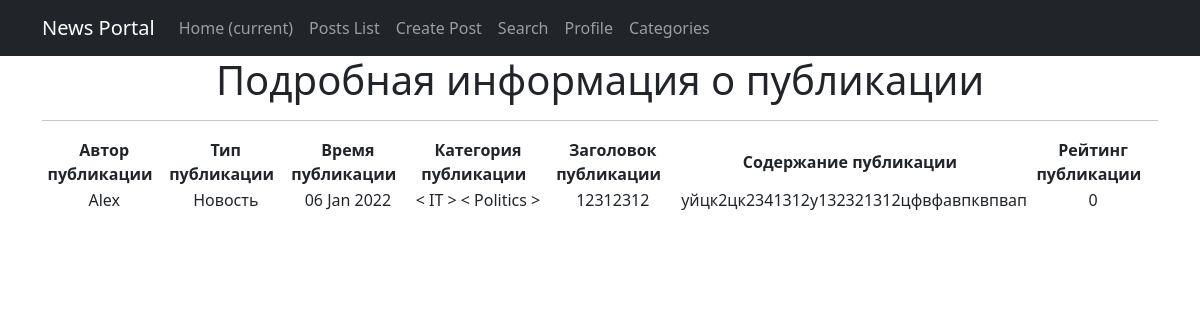
/posts/13/, run on the app's committed database.
### news/models.py (models this page shows, shortened)
class Post(models.Model):
    article = 'AR'
    news = 'NW'
    kind = [
        (article, 'Статья'),
        (news, 'Новость')
    ]
    author = models.ForeignKey(Author, on_delete=models.CASCADE)
    view = models.CharField(max_length=2, choices=kind, default=article)
    time_of_creation = models.DateTimeField(auto_now_add=True)
    post_category = models.ManyToManyField(Category, through='PostCategory')
    title = models.CharField(max_length=128)
    text = models.TextField()
    post_rating = models.IntegerField(default=0)
    class Meta:
        verbose_name = 'Публикация'
        verbose_name_plural = 'Публикации'

class Author(models.Model):
    author_user = models.OneToOneField(User, on_delete=models.CASCADE)
    author_rating = models.IntegerField(default=0)
    class Meta:
        verbose_name = 'Автор'
        verbose_name_plural = 'Авторы'
    def __str__(self):
        return f'{self.author_user}'

class Category(models.Model):
    name = models.CharField(max_length=64, unique=True)
    class Meta:
        verbose_name = 'Категория'
        verbose_name_plural = 'Категории'
    def __str__(self):
        return f'{self.name}'

### news/views.py (the view)
# urls.py: path('<int:pk>/', PostDetailView.as_view(), name='post_detail'),
class PostDetailView(DetailView):
    template_name = 'news/post_detail.html'
    queryset = Post.objects.all()

### news/templatetags/custom_filters.py (called while the page is built)
@register.filter(name='censor')
def censor(value):
    censor_list = ['мат']
    text = value.split()
    for word in text:
        if word.lower() in censor_list:
            value = value.replace(word, '[CENSORED]')
    return value

### templates/news/post_detail.html (shortened to what this page needs)
{% extends 'default.html' %}
{% load custom_filters %}
{% block content %}
<h1>Подробная информация о публикации</h1>
  <hr>
<table>
    <thead>
        <th>
            <b>Автор публикации &nbsp </b>
        </th>
        <th>
            <b>Тип публикации &nbsp </b>
        </th>
        <th>
            <b>Время публикации &nbsp </b>
        </th>
        <th>
            <b>Категория публикации &nbsp </b>
        </th>
        <th>
            <b>Заголовок публикации &nbsp </b>
        </th>
        <th>
            <b>Содержание публикации &nbsp </b>
        </th>
        <th>
            <b>Рейтинг публикации &nbsp </b>
        </th>
    </thead>
    <tr>
        <td>
            {{ post.author }}
        </td>
        <td>
            {{ post.get_view_display}}
        </td>
        <td>
            {{ post.time_of_creation|date:'d M Y' }}
        </td>
        <td>
            {% for category in post.post_category.all %}
            < {{ category }} >
            {% endfor %}
        </td>
        <td>
            {{ post.title }}
        </td>
        <td>
            {{ post.text|truncatechars:50|censor  }}
        </td>
        <td>
            {{ post.post_rating }}
        </td>
    </tr>
</table>
<br>
{% endblock content %}

### data on the page
Post: author "Alex", view "Новость", time_of_creation "06 Jan 2022", title "12312312", text|censor "уйцк2цк2341312у132321312цфвфавпквпвап", post_rating "0"
Category: name "IT"
Category: name "Politics"
